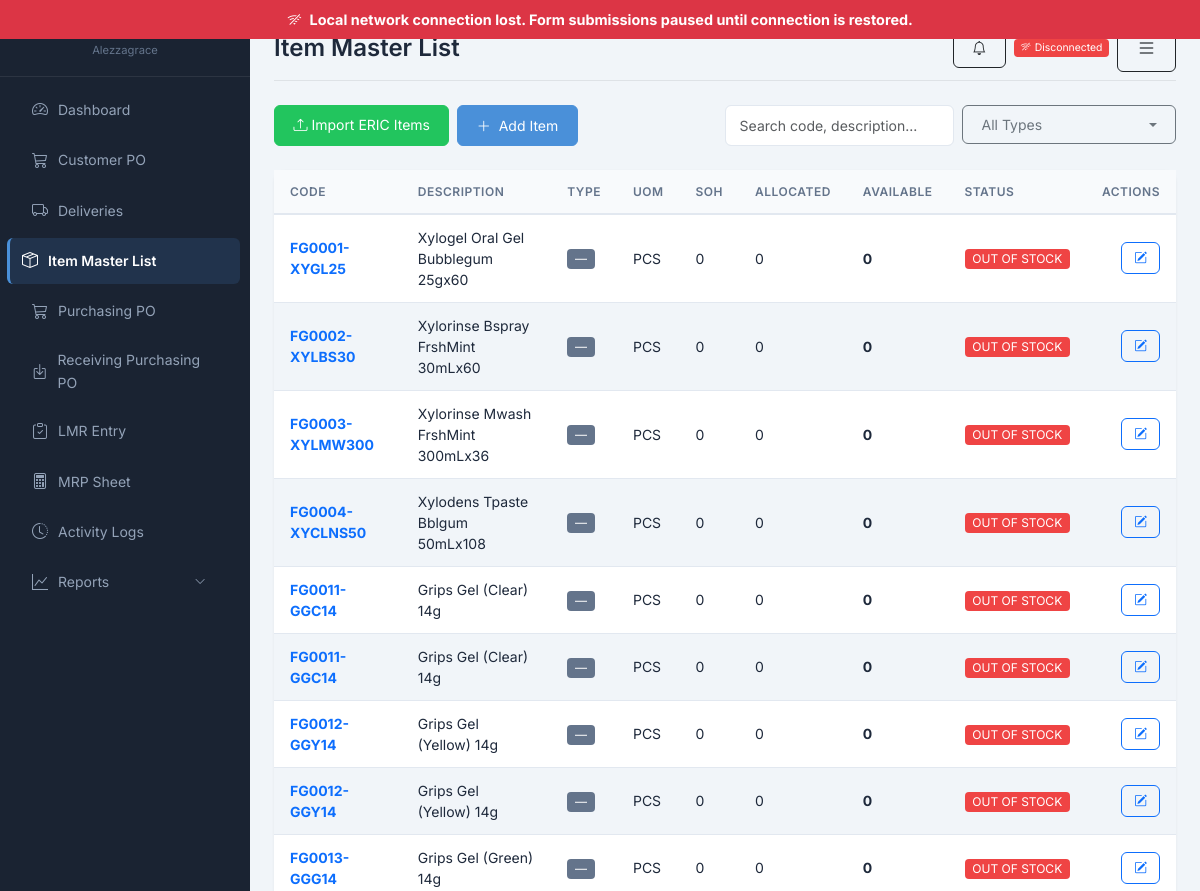
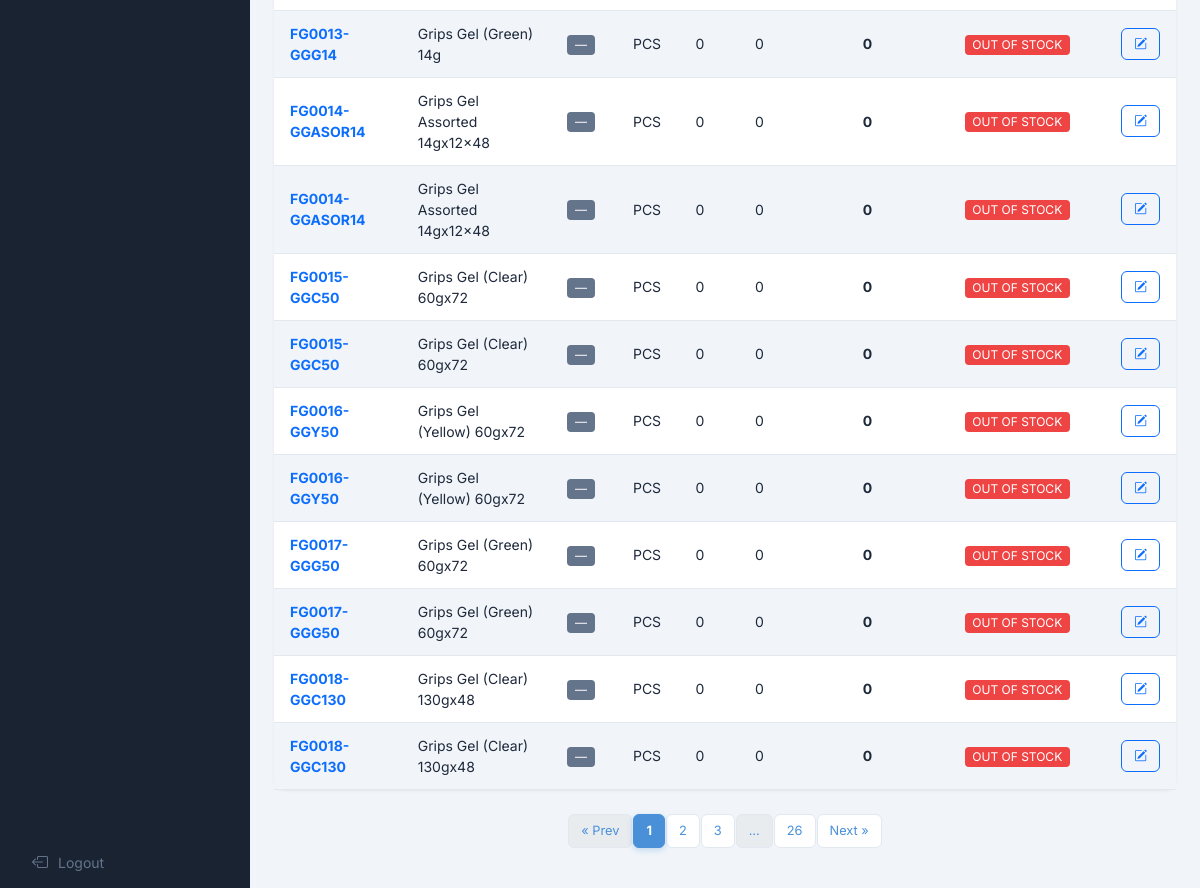
Page /?controller=warehouse&action=items (signed in) on the committed database (2 pictures, top to bottom).
### tables this page shows
CREATE TABLE IF NOT EXISTS `items` (
  `item_id` int(11) NOT NULL AUTO_INCREMENT,
  `item_code` varchar(50) NOT NULL,
  `item_type` enum('RM','PM','FG','SFG','SUPPLIES') DEFAULT NULL,
  `raw_c_type` varchar(50) DEFAULT NULL,
  `item_description` varchar(255) NOT NULL,
  `customer_id` int(11) DEFAULT NULL,
  `item_uom` varchar(50) NOT NULL COMMENT 'Unit of Measurement',
  `uom_conversion` int(11) DEFAULT NULL COMMENT 'Units per case, e.g. 10 means 10 PCS = 1 CS. NULL when UOM is CS',
  `item_size` varchar(50) DEFAULT NULL,
  `item_amount` decimal(15,2) NOT NULL DEFAULT 0.00,
  `reorder_level` decimal(15,4) DEFAULT 0.0000,
  `date_created` datetime DEFAULT current_timestamp(),
  `status` tinyint(1) DEFAULT 1 COMMENT '0=inactive, 1=active',
  `remove` tinyint(1) DEFAULT 0 COMMENT '0=active, 1=soft deleted',
  `last_update` timestamp NOT NULL DEFAULT current_timestamp() ON UPDATE current_timestamp(),
  PRIMARY KEY (`item_id`),
  KEY `idx_item_code` (`item_code`),
  KEY `idx_status` (`status`),
  KEY `idx_remove` (`remove`)
);

### warehouse/controllers/WarehouseController.php (called while the page is built, shortened)
<?php
class WarehouseController {
    private $itemImportModel;
    public function __construct() {
        $this->itemImportModel = new ItemImportModel();
    }
    public function items() {
        $search = trim($_GET['search'] ?? '');
        $typeFilter = trim($_GET['item_type'] ?? '');
        $page = isset($_GET['page']) ? (int)$_GET['page'] : 1;
        $perPage = 20;
        $filters = [];
        $total = $this->itemImportModel->countWithStock($filters);
        $totalPages = max(1, (int)ceil($total / $perPage));
        $offset = ($page - 1) * $perPage;
        $data['items'] = $this->itemImportModel->getAllWithStock($filters, $perPage, $offset);
        $data['page'] = $page;
        $data['totalPages'] = $totalPages;
        $data['total'] = $total;
        $data['search'] = $search;
        $data['typeFilter'] = $typeFilter;
        $data['canEdit'] = (($_SESSION['department'] ?? '') === 'warehouse');
        $data['page_title'] = 'Item Master List';
        $this->render('items/index', $data);
    }
    private function render($view, $data = []) {
        extract($data);
        include __DIR__ . "/../views/{$view}.php";
    }
}

### core/BaseModel.php (called while the page is built, shortened)
<?php
class BaseModel {
    private static $host = 'localhost';
    private static $dbname = 'manufacturing_mgmt';
    private static $username = 'root';
    private static $password = '';
    private static $connection = null;
    public static function getConnection() {
        if (self::$connection === null) {
            try {
                $dsn = "mysql:host=" . self::$host . ";dbname=" . self::$dbname . ";charset=utf8mb4";
                self::$connection = new PDO($dsn, self::$username, self::$password);
                self::$connection->setAttribute(PDO::ATTR_ERRMODE, PDO::ERRMODE_EXCEPTION);
                self::$connection->setAttribute(PDO::ATTR_DEFAULT_FETCH_MODE, PDO::FETCH_ASSOC);
                self::$connection->setAttribute(PDO::ATTR_EMULATE_PREPARES, false);
            } catch (PDOException $e) {
                die("Connection failed: " . $e->getMessage());
            }
        }
        return self::$connection;
    }
}

### warehouse/models/ItemImportModel.php (called while the page is built, shortened)
<?php
class ItemImportModel extends BaseModel {
    private function stockQuery($filters = []) {
        $sql = "FROM view_inventory_status v
                JOIN items i ON v.item_id = i.item_id
                WHERE i.remove = 0";
        $params = [];
        return [$sql, $params];
    }
    public function countWithStock($filters = []) {
        [$from, $params] = $this->stockQuery($filters);
        $stmt = self::getConnection()->prepare("SELECT COUNT(*) AS total {$from}");
        $stmt->execute($params);
        return (int)$stmt->fetchColumn();
    }
    public function getAllWithStock($filters = [], $limit = null, $offset = null) {
        [$from, $params] = $this->stockQuery($filters);
        $sql = "SELECT v.*, i.customer_id, i.date_created, i.status, i.remove
                {$from}
                ORDER BY v.item_code ASC";
        if ($limit !== null) {
            $limit = max(1, (int)$limit);
            $offset = max(0, (int)$offset);
            $sql .= " LIMIT {$limit} OFFSET {$offset}";
        }
        $stmt = self::getConnection()->prepare($sql);
        $stmt->execute($params);
        return $stmt->fetchAll();
    }
}

### app/helpers/format_helper.php (called while the page is built)
<?php
if (!function_exists('formatQty')) {
    function formatQty($val, $decimals = 4)
    {
        $num = floatval($val);
        if ($num == floor($num)) {
            return number_format($num, 0);
        }
        return rtrim(rtrim(number_format($num, $decimals, '.', ','), '0'), '.');
    }
}

### app/helpers/Pagination.php (called while the page is built, shortened)
<?php
class Pagination {
    public static function getPageRange($currentPage, $totalPages, $delta = 2) {
        $range = [];
        $left = max(2, $currentPage - $delta);
        $right = min($totalPages - 1, $currentPage + $delta);
        $range[] = 1;
        for ($i = $left; $i <= $right; $i++) $range[] = $i;
        if ($right < $totalPages - 1) $range[] = '...';
        if ($totalPages > 1) $range[] = $totalPages;
        return $range;
    }
}

### warehouse/views/items/index.php (the view, shortened to what this page needs)
<div class="d-flex justify-content-between mb-4">
    <div class="d-flex gap-2">
        <?php if ($canEdit ?? false): ?>
        <a href="?controller=warehouse&action=itemImportForm" class="btn btn-success"><i class="bi bi-upload me-1"></i>Import ERIC Items</a>
        <button type="button" class="btn btn-primary" data-bs-toggle="modal" data-bs-target="#addItemModal">
            <i class="bi bi-plus-lg me-1"></i> Add Item
        </button>
        <?php endif; ?>
    </div>
    <form method="GET" class="d-flex gap-2" style="width:50%">
        <input type="text" id="searchInput" name="search" class="form-control" placeholder="Search code, description..." value="<?= htmlspecialchars($search ?? '') ?>" data-server-search="<?= htmlspecialchars($search ?? '') ?>" autocomplete="off">
    </form>
</div>
<div class="card data-card">
    <div class="table-responsive">
        <table class="table table-hover mb-0">
            <thead>
                <tr>
                    <th>Code</th>
                    <th>Description</th>
                    <th>Type</th>
                    <th>UOM</th>
                    <th>SOH</th>
                    <th>Allocated</th>
                    <th>Available</th>
                    <th>Status</th>
                    <?php if ($canEdit ?? false): ?><th class="text-end">Actions</th><?php endif; ?>
                </tr>
            </thead>
            <tbody id="itemsTableBody">
                <?php foreach ($items as $item): ?>
                <tr data-item-row>
                    <td><strong class="text-primary"><?= htmlspecialchars($item['item_code']) ?></strong></td>
                    <td><?= htmlspecialchars($item['item_description']) ?></td>
                    <td>
                        <?php
                        $typeBadges = ['RM' => 'danger', 'PM' => 'info', 'FG' => 'success', 'SFG' => 'warning', 'SUPPLIES' => 'secondary'];
                        $badge = $typeBadges[$item['item_type']] ?? 'secondary';
                        ?>
                        <span class="badge bg-<?= $badge ?>"><?= $item['item_type'] ?? '—' ?></span>
                    </td>
                    <td><?= htmlspecialchars($item['item_uom']) ?></td>
                    <td><?= formatQty($item['total_soh'] ?? 0) ?></td>
                    <td><?= formatQty($item['total_allocated'] ?? 0) ?></td>
                    <td><strong><?= formatQty($item['available_stock'] ?? 0) ?></strong></td>
                    <td>
                        <?php
                        $statusColors = ['OUT OF STOCK' => 'danger', 'LOW STOCK' => 'warning', 'IN STOCK' => 'success'];
                        $color = $statusColors[$item['inventory_status']] ?? 'secondary';
                        ?>
                        <span class="badge bg-<?= $color ?>"><?= $item['inventory_status'] ?></span>
                    </td>
                    <?php if ($canEdit ?? false): ?>
                    <td class="text-end">
                        <button type="button" class="btn btn-sm btn-outline-primary adjust-soh-btn"
                                data-item-id="<?= (int)$item['item_id'] ?>"
                                data-code="<?= htmlspecialchars($item['item_code']) ?>"
                                data-description="<?= htmlspecialchars($item['item_description']) ?>"
                                title="Adjust SOH" aria-label="Adjust SOH">
                            <i class="bi bi-pencil-square"></i>
                        </button>
                    </td>
                    <?php endif; ?>
                </tr>
                <?php endforeach; ?>
            </tbody>
        </table>
    </div>
</div>
<?php if (($totalPages ?? 1) > 1): ?>
<?php $pages = \App\Helpers\Pagination::getPageRange($page, $totalPages); ?>
<nav>
    <ul class="pagination justify-content-center mt-4">
        <li class="page-item <?= $page <= 1 ? 'disabled' : '' ?>">
            <a class="page-link" href="?controller=warehouse&action=items&page=<?= $page - 1 ?>&search=<?= urlencode($search ?? '') ?>&item_type=<?= urlencode($typeFilter ?? '') ?>">&laquo; Prev</a>
        </li>
        <?php foreach ($pages as $p): ?>
            <?php if ($p === '...'): ?>
            <li class="page-item disabled"><span class="page-link">...</span></li>
            <?php else: ?>
            <li class="page-item <?= $p == $page ? 'active' : '' ?>">
                <a class="page-link" href="?controller=warehouse&action=items&page=<?= $p ?>&search=<?= urlencode($search ?? '') ?>&item_type=<?= urlencode($typeFilter ?? '') ?>"><?= $p ?></a>
            </li>
            <?php endif; ?>
        <?php endforeach; ?>
        <li class="page-item <?= $page >= $totalPages ? 'disabled' : '' ?>">
            <a class="page-link" href="?controller=warehouse&action=items&page=<?= $page + 1 ?>&search=<?= urlencode($search ?? '') ?>&item_type=<?= urlencode($typeFilter ?? '') ?>">Next &raquo;</a>
        </li>
    </ul>
</nav>
<?php endif; ?>

### public/css/style.css (style rules this page uses)
:root { --sidebar-bg: #1a2332; --sidebar-hover: #2d3a4f; --sidebar-active-bg: #4a90d9; --accent: #4a90d9; --accent-hover: #3a7bc8; --accent-light: #e8f2fc; --text-primary: #1e293b; --text-secondary: #64748b; --text-muted: #94a3b8; --border-color: #e2e8f0; --bg-body: #f1f5f9; --bg-card: #ffffff; --shadow-sm: 0 1px 3px rgba(0, 0, 0, 0.06); --shadow-md: 0 4px 12px rgba(0, 0, 0, 0.08); --shadow-lg: 0 8px 24px rgba(0, 0, 0, 0.12); --radius-sm: 6px; --radius-md: 10px; --radius-lg: 16px; --transition: 0.2s ease; --color-blue: #3b82f6; --color-green: #22c55e; --color-orange: #f97316; --color-red: #ef4444; --color-purple: #8b5cf6; --color-teal: #14b8a6; }
*, *::before, *::after { box-sizing: border-box; }
body { font-family: "Inter", -apple-system, BlinkMacSystemFont, "Segoe UI", Roboto, sans-serif; background: var(--bg-body); color: var(--text-primary); line-height: 1.6; font-size: 0.9rem; -webkit-font-smoothing: antialiased; }
.data-card { background: var(--bg-card); border: none; border-radius: var(--radius-md); box-shadow: var(--shadow-sm); overflow: visible; }
.table { margin-bottom: 0; border-collapse: collapse !important; }
.table thead th { background: #f8fafc; color: var(--text-secondary); font-weight: 600; font-size: 0.75rem; text-transform: uppercase; letter-spacing: 0.5px; border-bottom: 2px solid var(--border-color) !important; padding: 0.75rem 1rem; vertical-align: middle !important; white-space: nowrap; }
.table tbody td, .table tbody th { padding: 0.75rem 1rem; vertical-align: middle !important; color: var(--text-primary); border-bottom: 1px solid var(--border-color) !important; line-height: 1.5; font-size: 0.875rem; }
.table tbody tr:nth-child(even) > td { background: #f1f5f9 !important; }
.table tbody tr:nth-child(odd) > td { background: #ffffff !important; }
.data-card .table-responsive { max-height: calc(100vh - 200px); overflow-y: auto; overflow-x: auto; }
.data-card .table thead th { position: sticky; top: 0; z-index: 10; background: #f8fafc; }
.btn { border-radius: var(--radius-sm); padding: 0.5rem 1.15rem; font-weight: 500; font-size: 0.875rem; transition: all var(--transition); }
.btn-sm { padding: 0.35rem 0.75rem; font-size: 0.8rem; }
.btn-primary { background: var(--accent); border-color: var(--accent); }
.btn-success { background: var(--color-green); border-color: var(--color-green); }
.form-control, .form-select { border-radius: var(--radius-sm); border: 1px solid var(--border-color); padding: 0.55rem 0.85rem; font-size: 0.875rem; transition: border-color var(--transition), box-shadow var(--transition); color: var(--text-primary); }
.badge { font-weight: 500; padding: 0.35em 0.65em; font-size: 0.75rem; border-radius: 4px; }
.badge.bg-danger { background: var(--color-red) !important; }
.badge.bg-secondary { background: #64748b !important; }
.pagination .page-link { border-radius: var(--radius-sm); margin: 0 2px; font-size: 0.8rem; color: var(--accent); border: 1px solid var(--border-color); }
.pagination .page-item.active .page-link { background: var(--accent); border-color: var(--accent); color: #fff; font-weight: 700; box-shadow: 0 2px 6px rgba(74,144,217,0.3); }

### warehouse/views/layouts/main.php (style rules this page uses)
:root { --sidebar-bg: #1a2332; --sidebar-hover: #2d3a4f; --accent: #4a90d9; --accent-hover: #3a7bc8; --sidebar-width: 250px; }
body { background: #f1f5f9; font-family: 'Inter', sans-serif; }

### rows in the picture
items: item_code "FG0001-XYGL25", item_description "Xylogel Oral Gel Bubblegum 25gx60", item_type "—", item_uom "PCS", total_soh "0", total_allocated "0", available_stock "0", inventory_status "OUT OF STOCK"
items: item_code "FG0002-XYLBS30", item_description "Xylorinse Bspray FrshMint 30mLx60", item_type "—", item_uom "PCS", total_soh "0", total_allocated "0", available_stock "0", inventory_status "OUT OF STOCK"
items: item_code "FG0003-XYLMW300", item_description "Xylorinse Mwash FrshMint 300mLx36", item_type "—", item_uom "PCS", total_soh "0", total_allocated "0", available_stock "0", inventory_status "OUT OF STOCK"
items: item_code "FG0004-XYCLNS50", item_description "Xylodens Tpaste Bblgum 50mLx108", item_type "—", item_uom "PCS", total_soh "0", total_allocated "0", available_stock "0", inventory_status "OUT OF STOCK"
items: item_code "FG0011-GGC14", item_description "Grips Gel (Clear) 14g", item_type "—", item_uom "PCS", total_soh "0", total_allocated "0", available_stock "0", inventory_status "OUT OF STOCK"
items: item_code "FG0011-GGC14", item_description "Grips Gel (Clear) 14g", item_type "—", item_uom "PCS", total_soh "0", total_allocated "0", available_stock "0", inventory_status "OUT OF STOCK"
items: item_code "FG0012-GGY14", item_description "Grips Gel (Yellow) 14g", item_type "—", item_uom "PCS", total_soh "0", total_allocated "0", available_stock "0", inventory_status "OUT OF STOCK"
items: item_code "FG0012-GGY14", item_description "Grips Gel (Yellow) 14g", item_type "—", item_uom "PCS", total_soh "0", total_allocated "0", available_stock "0", inventory_status "OUT OF STOCK"
items: item_code "FG0013-GGG14", item_description "Grips Gel (Green) 14g", item_type "—", item_uom "PCS", total_soh "0", total_allocated "0", available_stock "0", inventory_status "OUT OF STOCK"
items: item_code "FG0013-GGG14", item_description "Grips Gel (Green) 14g", item_type "—", item_uom "PCS", total_soh "0", total_allocated "0", available_stock "0", inventory_status "OUT OF STOCK"
items: item_code "FG0014-GGASOR14", item_description "Grips Gel Assorted 14gx12x48", item_type "—", item_uom "PCS", total_soh "0", total_allocated "0", available_stock "0", inventory_status "OUT OF STOCK"
items: item_code "FG0014-GGASOR14", item_description "Grips Gel Assorted 14gx12x48", item_type "—", item_uom "PCS", total_soh "0", total_allocated "0", available_stock "0", inventory_status "OUT OF STOCK"
items: item_code "FG0015-GGC50", item_description "Grips Gel (Clear) 60gx72", item_type "—", item_uom "PCS", total_soh "0", total_allocated "0", available_stock "0", inventory_status "OUT OF STOCK"
items: item_code "FG0015-GGC50", item_description "Grips Gel (Clear) 60gx72", item_type "—", item_uom "PCS", total_soh "0", total_allocated "0", available_stock "0", inventory_status "OUT OF STOCK"
items: item_code "FG0016-GGY50", item_description "Grips Gel (Yellow) 60gx72", item_type "—", item_uom "PCS", total_soh "0", total_allocated "0", available_stock "0", inventory_status "OUT OF STOCK"
items: item_code "FG0016-GGY50", item_description "Grips Gel (Yellow) 60gx72", item_type "—", item_uom "PCS", total_soh "0", total_allocated "0", available_stock "0", inventory_status "OUT OF STOCK"
items: item_code "FG0017-GGG50", item_description "Grips Gel (Green) 60gx72", item_type "—", item_uom "PCS", total_soh "0", total_allocated "0", available_stock "0", inventory_status "OUT OF STOCK"
items: item_code "FG0017-GGG50", item_description "Grips Gel (Green) 60gx72", item_type "—", item_uom "PCS", total_soh "0", total_allocated "0", available_stock "0", inventory_status "OUT OF STOCK"
items: item_code "FG0018-GGC130", item_description "Grips Gel (Clear) 130gx48", item_type "—", item_uom "PCS", total_soh "0", total_allocated "0", available_stock "0", inventory_status "OUT OF STOCK"
items: item_code "FG0018-GGC130", item_description "Grips Gel (Clear) 130gx48", item_type "—", item_uom "PCS", total_soh "0", total_allocated "0", available_stock "0", inventory_status "OUT OF STOCK"

### other values in the picture
$_SESSION['full_name'] "Alezzagrace"
$page_title "Item Master List"
$p "1"
$p "2"
$p "3"
$p "26"
